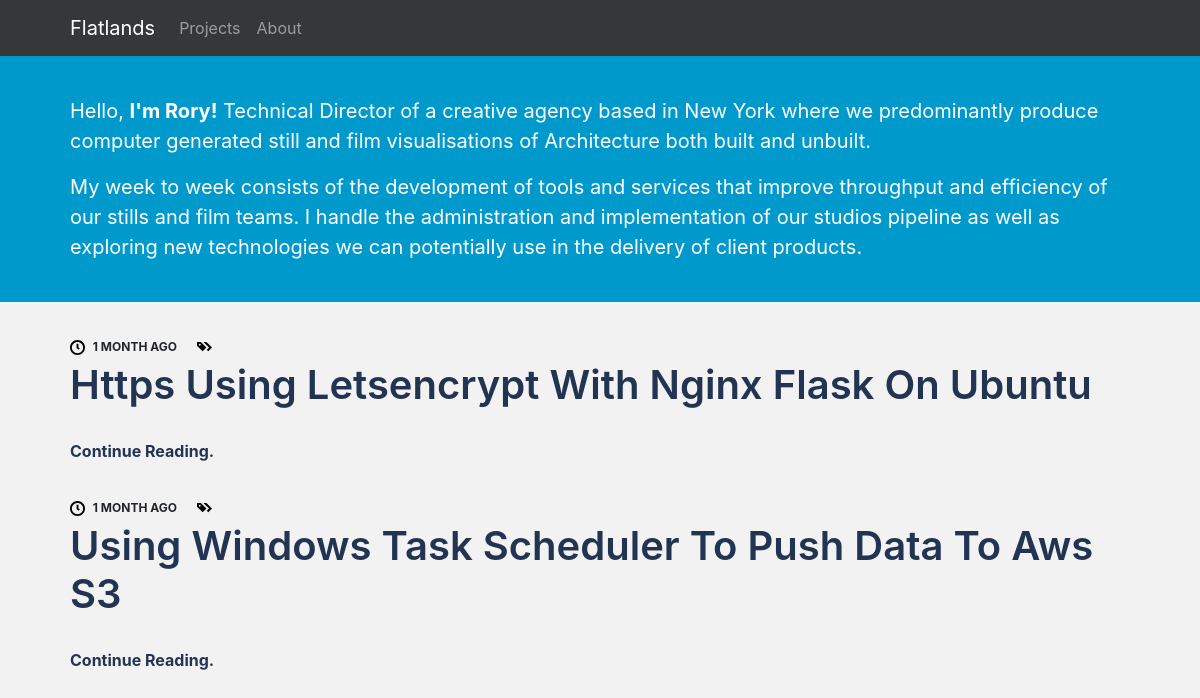
The app's page /, older data.
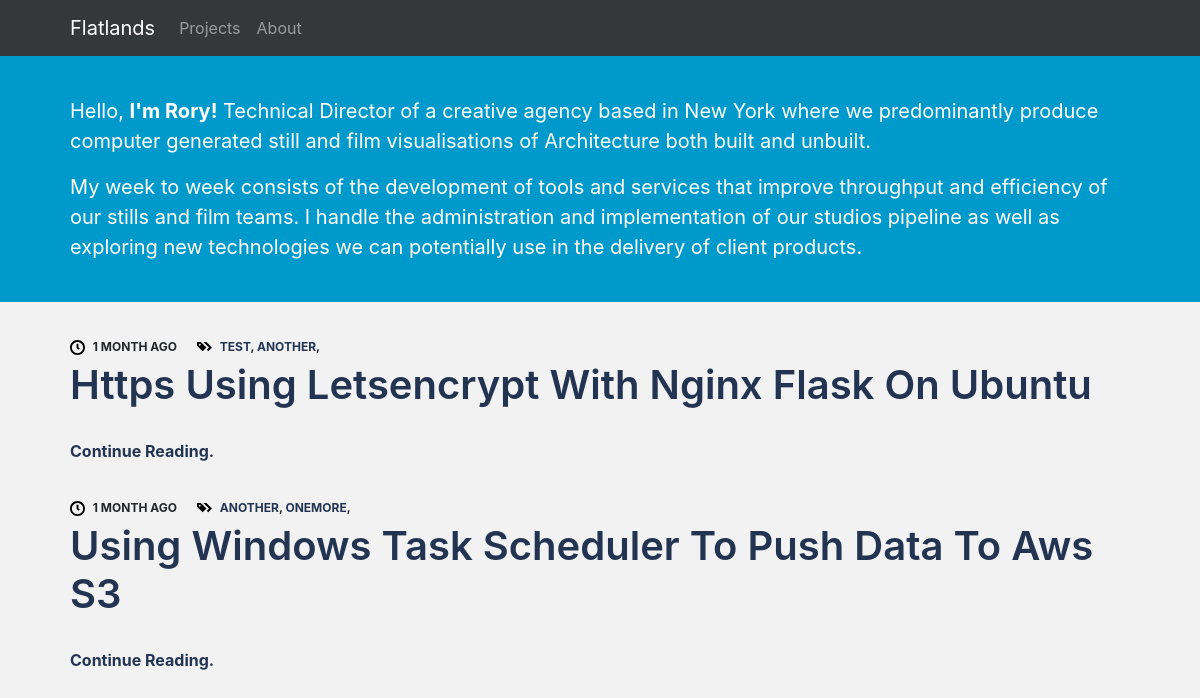
The same page, newer data.
### blog/models.py (models this page shows, shortened)
class Article(models.Model):
    name = models.CharField(max_length=200)
    content = models.CharField(max_length=5000)
    pub_date = models.DateTimeField('date published')
    strap = models.CharField(max_length=300)
    tags = models.ManyToManyField(Tag, blank=True)
    project = models.ForeignKey(Project, on_delete=models.CASCADE, null=True, blank=True)
    cover_img = models.CharField(max_length=200, null=True, blank=True)
    published = models.BooleanField(default=False)
    techspec = models.BooleanField(default=False)

class Tag(models.Model):
    name = models.CharField(max_length=30)
    def __str__(self):
        return self.name

### blog/views.py (the view)
# urls.py: path('', views.index, name='index'),
def index(request):
    articles = Article.objects.filter(published=True, project=None).order_by('-pub_date')
    projects = Project.objects.filter(published=True).order_by('-pub_date')
    context = {
        'articles': articles,
        'projects': projects,
        'searchform': SearchForm()
        }
    return render(request, 'blog/index.html', context)

### blog/templates/blog/index.html
{% extends "blog/base.html" %} {% load static %} {% block content %}
<div style="background-color: #0099cc;">
        <div class="container content-intro">
                <p style="height:80px"></p>
                <p style="font-size: 20px;">
                    Hello, <span style="font-weight: bold;">I'm Rory!</span> Technical Director of a creative agency based in New York where we predominantly produce computer generated
                    still and film visualisations of Architecture both built and unbuilt.
                </p>
                <p style="font-size: 20px;">My week to week consists of the development of tools and services that improve throughput and efficiency of our
                stills and film teams. I handle the administration and implementation of our studios pipeline as well as exploring
                new technologies we can potentially use in the delivery of client products.
            </p>
        </div>
      <br>
</div>
<div class="container content">
    {% if articles %} {% for article in articles %}
    {% if article.project == None %}
    <div class="indexlistpost">
            <p style="height:20px;"></p>
        <div class="blogpostheader">
            <div class="bloglistpostdate">
                <img class="iconic-svg" src="{% static 'blog/svg/clock.svg' %}" alt="clock icon"> {{article.pub_date|timesince|upper}} AGO
            </div>
            <div class="bloglistposttags">
                <img class="iconic-svg" src="{% static 'blog/svg/tags.svg' %}" alt="tags icon"> {% for tag in article.tags.all %}
                <a href="/search/{{tag|lower}}" style="color: #233452;">{{tag|upper}}</a>,
                {% endfor %}
            </div>
        </div>
        <div class="bloglistpostname display-4">
            <div>
                <a href="/articles/{{ article.id }}/">{{ article.name|title }}</a>
            </div>
        </div>
        <div>
            {{article.strap|capfirst|truncatewords:50}} <a href='/articles/{{article.id}}' style="font-weight: bolder;">Continue Reading.</a>
        </div>
    </div>
    {% endif %}
    {% endfor %} {% else %}
    <p>No Articles :(</p>
    {% endif %}
</div>
{% endblock %}

Row changes from the older to the newer data that the page shows:
added Tag: name "TEST", shown under Article "Https Using Letsencrypt With Nginx Flask On Ubuntu"
added Tag: name "ANOTHER"
added Tag: name "ONEMORE", shown under Article "Using Windows Task Scheduler To Push Data To Aws S3"
